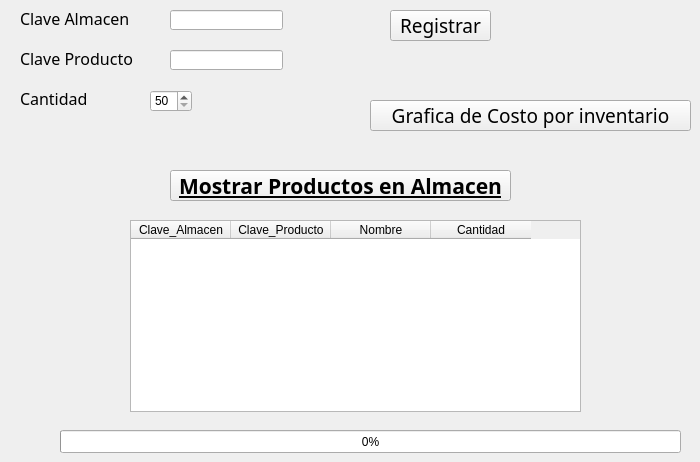
    <widget class="QWidget" name="tab_7">
     <attribute name="title">
      <string>Almacen_Productos</string>
     </attribute>
     <widget class="QLineEdit" name="clave_prod_almprod">
      <property name="geometry">
       <rect>
        <x>170</x>
        <y>50</y>
        <width>113</width>
        <height>20</height>
       </rect>
      </property>
     </widget>
     <widget class="QLabel" name="label_15">
      <property name="geometry">
       <rect>
        <x>20</x>
        <y>50</y>
        <width>131</width>
        <height>16</height>
       </rect>
      </property>
      <property name="font">
       <font>
        <family>Century Gothic</family>
        <pointsize>12</pointsize>
       </font>
      </property>
      <property name="text">
       <string>Clave Producto</string>
      </property>
     </widget>
     <widget class="QLineEdit" name="clave_alm_almprod">
      <property name="geometry">
       <rect>
        <x>170</x>
        <y>10</y>
        <width>113</width>
        <height>20</height>
       </rect>
      </property>
     </widget>
     <widget class="QPushButton" name="btn_regalmprod">
      <property name="geometry">
       <rect>
        <x>390</x>
        <y>10</y>
        <width>101</width>
        <height>31</height>
       </rect>
      </property>
      <property name="font">
       <font>
        <family>Century Gothic</family>
        <pointsize>14</pointsize>
       </font>
      </property>
      <property name="text">
       <string>Registrar</string>
      </property>
     </widget>
     <widget class="QPushButton" name="btn_mostalmprod">
      <property name="geometry">
       <rect>
        <x>170</x>
        <y>170</y>
        <width>341</width>
        <height>31</height>
       </rect>
      </property>
      <property name="font">
       <font>
        <family>Segoe Print</family>
        <pointsize>16</pointsize>
        <weight>75</weight>
        <bold>true</bold>
        <underline>true</underline>
       </font>
      </property>
      <property name="text">
       <string>Mostrar Productos en Almacen</string>
      </property>
     </widget>
     <widget class="QTableWidget" name="tbl_almprod">
      <property name="geometry">
       <rect>
        <x>130</x>
        <y>220</y>
        <width>451</width>
        <height>192</height>
       </rect>
      </property>
      <column>
       <property name="text">
        <string>Clave_Almacen</string>
       </property>
      </column>
      <column>
       <property name="text">
        <string>Clave_Producto</string>
       </property>
      </column>
      <column>
       <property name="text">
        <string>Nombre</string>
       </property>
      </column>
      <column>
       <property name="text">
        <string>Cantidad</string>
       </property>
      </column>
     </widget>
     <widget class="QLabel" name="label_17">
      <property name="geometry">
       <rect>
        <x>20</x>
        <y>10</y>
        <width>131</width>
        <height>16</height>
       </rect>
      </property>
      <property name="font">
       <font>
        <family>Century Gothic</family>
        <pointsize>12</pointsize>
       </font>
      </property>
      <property name="text">
       <string>Clave Almacen</string>
      </property>
     </widget>
     <widget class="QLabel" name="label_18">
      <property name="geometry">
       <rect>
        <x>20</x>
        <y>90</y>
        <width>111</width>
        <height>16</height>
       </rect>
      </property>
      <property name="font">
       <font>
        <family>Century Gothic</family>
        <pointsize>12</pointsize>
       </font>
      </property>
      <property name="text">
       <string>Cantidad</string>
      </property>
     </widget>
     <widget class="QPushButton" name="btn_graf">
      <property name="geometry">
       <rect>
        <x>370</x>
        <y>100</y>
        <width>321</width>
        <height>31</height>
       </rect>
      </property>
      <property name="font">
       <font>
        <family>Century Gothic</family>
        <pointsize>14</pointsize>
       </font>
      </property>
      <property name="text">
       <string>Grafica de Costo por inventario</string>
      </property>
     </widget>
     <widget class="QTableWidget" name="tbl_c">
      <property name="geometry">
       <rect>
        <x>250</x>
        <y>230</y>
        <width>211</width>
        <height>111</height>
       </rect>
      </property>
      <column>
       <property name="text">
        <string>Almacen</string>
       </property>
      </column>
      <column>
       <property name="text">
        <string>Costo</string>
       </property>
      </column>
     </widget>
     <widget class="QSpinBox" name="cant_almprod">
      <property name="geometry">
       <rect>
        <x>150</x>
        <y>90</y>
        <width>42</width>
        <height>22</height>
       </rect>
      </property>
      <property name="minimum">
       <number>50</number>
      </property>
      <property name="maximum">
       <number>3000</number>
      </property>
     </widget>
     <widget class="QProgressBar" name="progreso_4">
      <property name="geometry">
       <rect>
        <x>60</x>
        <y>430</y>
        <width>621</width>
        <height>23</height>
       </rect>
      </property>
      <property name="value">
       <number>0</number>
      </property>
     </widget>
     <zorder>tbl_c</zorder>
     <zorder>clave_prod_almprod</zorder>
     <zorder>label_15</zorder>
     <zorder>clave_alm_almprod</zorder>
     <zorder>btn_regalmprod</zorder>
     <zorder>btn_mostalmprod</zorder>
     <zorder>tbl_almprod</zorder>
     <zorder>label_17</zorder>
     <zorder>label_18</zorder>
     <zorder>btn_graf</zorder>
     <zorder>cant_almprod</zorder>
     <zorder>progreso_4</zorder>
    </widget>
